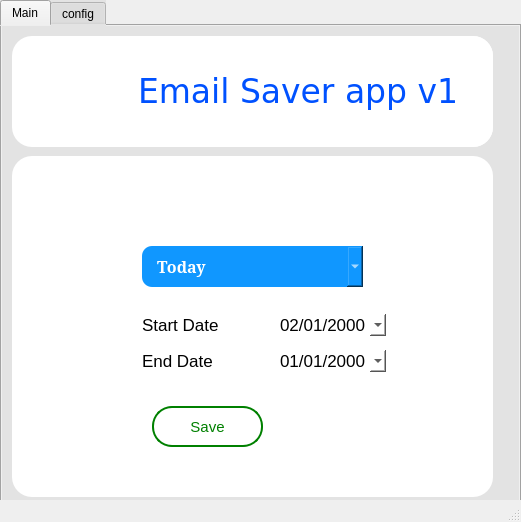
<?xml version="1.0" encoding="UTF-8"?>
<ui version="4.0">
 <class>MainWindow</class>
 <widget class="QMainWindow" name="MainWindow">
  <property name="geometry">
   <rect>
    <x>0</x>
    <y>0</y>
    <width>521</width>
    <height>522</height>
   </rect>
  </property>
  <property name="windowTitle">
   <string>MainWindow</string>
  </property>
  <widget class="QWidget" name="centralwidget">
   <property name="styleSheet">
    <string notr="true">background-color : whitergb(231, 231, 231)</string>
   </property>
   <widget class="QTabWidget" name="tabWidget">
    <property name="geometry">
     <rect>
      <x>0</x>
      <y>0</y>
      <width>521</width>
      <height>511</height>
     </rect>
    </property>
    <property name="styleSheet">
     <string notr="true">background-color :  rgb(227, 227, 227);</string>
    </property>
    <property name="currentIndex">
     <number>0</number>
    </property>
    <widget class="QWidget" name="Main">
     <attribute name="title">
      <string>Main</string>
     </attribute>
     <widget class="QWidget" name="widget" native="true">
      <property name="geometry">
       <rect>
        <x>10</x>
        <y>10</y>
        <width>481</width>
        <height>111</height>
       </rect>
      </property>
      <property name="styleSheet">
       <string notr="true">background-color : white;
border-radius : 20px;
</string>
      </property>
      <layout class="QHBoxLayout" name="horizontalLayout">
       <item>
        <widget class="QLabel" name="label_2">
         <property name="minimumSize">
          <size>
           <width>120</width>
           <height>100</height>
          </size>
         </property>
         <property name="maximumSize">
          <size>
           <width>100</width>
           <height>100</height>
          </size>
         </property>
         <property name="text">
          <string/>
         </property>
         <property name="pixmap">
          <pixmap resource="emailapp.qrc">:/icons/email.png</pixmap>
         </property>
         <property name="scaledContents">
          <bool>true</bool>
         </property>
        </widget>
       </item>
       <item>
        <widget class="QLabel" name="label">
         <property name="font">
          <font>
           <family>Verdana</family>
           <pointsize>25</pointsize>
           <bold>false</bold>
          </font>
         </property>
         <property name="styleSheet">
          <string notr="true">color : rgb(0, 81, 255)</string>
         </property>
         <property name="text">
          <string>Email Saver app v1</string>
         </property>
        </widget>
       </item>
      </layout>
     </widget>
     <widget class="QWidget" name="widget_2" native="true">
      <property name="enabled">
       <bool>true</bool>
      </property>
      <property name="geometry">
       <rect>
        <x>10</x>
        <y>130</y>
        <width>481</width>
        <height>341</height>
       </rect>
      </property>
      <property name="styleSheet">
       <string notr="true">QWidget{
background-color : white;
border-radius : 20px;
}

QComboBox{
border-radius : 10px;
padding-left : 15px;
}

QPushButton{
background-color: white;
border :2px solid green;
color : green;
padding : 10px 5px;
font-size : 15px;
}

QPushButton:checked{
	background-color : rgb(202, 255, 233)
}</string>
      </property>
      <widget class="QComboBox" name="selected_option">
       <property name="geometry">
        <rect>
         <x>130</x>
         <y>90</y>
         <width>221</width>
         <height>41</height>
        </rect>
       </property>
       <property name="styleSheet">
        <string notr="true">font-family : serif;
font-size : 16px;
font-weight : 600;
background-color : rgb(16, 151, 255);
color : white;
border : none;</string>
       </property>
       <item>
        <property name="text">
         <string>Today</string>
        </property>
       </item>
       <item>
        <property name="text">
         <string>Yesterday</string>
        </property>
       </item>
       <item>
        <property name="text">
         <string>Date Range</string>
        </property>
       </item>
      </widget>
      <widget class="QLabel" name="label_3">
       <property name="geometry">
        <rect>
         <x>40</x>
         <y>80</y>
         <width>60</width>
         <height>60</height>
        </rect>
       </property>
       <property name="minimumSize">
        <size>
         <width>60</width>
         <height>60</height>
        </size>
       </property>
       <property name="maximumSize">
        <size>
         <width>60</width>
         <height>60</height>
        </size>
       </property>
       <property name="text">
        <string/>
       </property>
       <property name="pixmap">
        <pixmap resource="emailapp.qrc">:/icons/date.png</pixmap>
       </property>
       <property name="scaledContents">
        <bool>true</bool>
       </property>
      </widget>
      <widget class="QPushButton" name="save_button">
       <property name="geometry">
        <rect>
         <x>140</x>
         <y>250</y>
         <width>111</width>
         <height>41</height>
        </rect>
       </property>
       <property name="styleSheet">
        <string notr="true"/>
       </property>
       <property name="text">
        <string>Save</string>
       </property>
       <property name="icon">
        <iconset>
         <normaloff>../icons/true.png</normaloff>../icons/true.png</iconset>
       </property>
       <property name="iconSize">
        <size>
         <width>25</width>
         <height>25</height>
        </size>
       </property>
       <property name="checkable">
        <bool>true</bool>
       </property>
       <property name="checked">
        <bool>false</bool>
       </property>
       <property name="autoExclusive">
        <bool>true</bool>
       </property>
      </widget>
      <widget class="QWidget" name="date_column" native="true">
       <property name="enabled">
        <bool>true</bool>
       </property>
       <property name="geometry">
        <rect>
         <x>130</x>
         <y>150</y>
         <width>244</width>
         <height>76</height>
        </rect>
       </property>
       <property name="autoFillBackground">
        <bool>false</bool>
       </property>
       <property name="styleSheet">
        <string notr="true">font-size : 17px;</string>
       </property>
       <layout class="QVBoxLayout" name="verticalLayout">
        <item>
         <layout class="QHBoxLayout" name="horizontalLayout_2">
          <item>
           <widget class="QLabel" name="label_4">
            <property name="styleSheet">
             <string notr="true"/>
            </property>
            <property name="text">
             <string>Start Date</string>
            </property>
           </widget>
          </item>
          <item>
           <spacer name="horizontalSpacer_3">
            <property name="orientation">
             <enum>Qt::Orientation::Horizontal</enum>
            </property>
            <property name="sizeHint" stdset="0">
             <size>
              <width>28</width>
              <height>18</height>
             </size>
            </property>
           </spacer>
          </item>
          <item>
           <widget class="QDateEdit" name="dateEdit">
            <property name="displayFormat">
             <string>MM/dd/yyyy</string>
            </property>
            <property name="calendarPopup">
             <bool>true</bool>
            </property>
            <property name="date">
             <date>
              <year>2000</year>
              <month>2</month>
              <day>1</day>
             </date>
            </property>
           </widget>
          </item>
         </layout>
        </item>
        <item>
         <layout class="QHBoxLayout" name="horizontalLayout_3">
          <item>
           <widget class="QLabel" name="label_5">
            <property name="text">
             <string>End Date</string>
            </property>
           </widget>
          </item>
          <item>
           <spacer name="horizontalSpacer_2">
            <property name="orientation">
             <enum>Qt::Orientation::Horizontal</enum>
            </property>
            <property name="sizeHint" stdset="0">
             <size>
              <width>28</width>
              <height>18</height>
             </size>
            </property>
           </spacer>
          </item>
          <item>
           <widget class="QDateEdit" name="dateEdit_2">
            <property name="displayFormat">
             <string>MM/dd/yyyy</string>
            </property>
            <property name="calendarPopup">
             <bool>true</bool>
            </property>
           </widget>
          </item>
         </layout>
        </item>
       </layout>
      </widget>
     </widget>
    </widget>
    <widget class="QWidget" name="config">
     <attribute name="title">
      <string>config</string>
     </attribute>
     <widget class="QWidget" name="widget_3" native="true">
      <property name="geometry">
       <rect>
        <x>10</x>
        <y>10</y>
        <width>491</width>
        <height>451</height>
       </rect>
      </property>
      <widget class="QLabel" name="label_6">
       <property name="geometry">
        <rect>
         <x>20</x>
         <y>140</y>
         <width>51</width>
         <height>41</height>
        </rect>
       </property>
       <property name="text">
        <string/>
       </property>
       <property name="pixmap">
        <pixmap resource="emailapp.qrc">:/icons/path.png</pixmap>
       </property>
       <property name="scaledContents">
        <bool>true</bool>
       </property>
      </widget>
      <widget class="QLineEdit" name="path">
       <property name="geometry">
        <rect>
         <x>90</x>
         <y>150</y>
         <width>371</width>
         <height>31</height>
        </rect>
       </property>
       <property name="styleSheet">
        <string notr="true">font-family : serif;
font-size : 16px;
font-weight : 600;
background-color : rgb(16, 151, 255);
color : white;
border : none;</string>
       </property>
      </widget>
      <widget class="QWidget" name="widget_4" native="true">
       <property name="geometry">
        <rect>
         <x>0</x>
         <y>0</y>
         <width>481</width>
         <height>111</height>
        </rect>
       </property>
       <property name="styleSheet">
        <string notr="true">background-color : white;
border-radius : 20px;
</string>
       </property>
       <layout class="QHBoxLayout" name="horizontalLayout_4">
        <item>
         <widget class="QLabel" name="label_7">
          <property name="minimumSize">
           <size>
            <width>120</width>
            <height>100</height>
           </size>
          </property>
          <property name="maximumSize">
           <size>
            <width>100</width>
            <height>100</height>
           </size>
          </property>
          <property name="text">
           <string/>
          </property>
          <property name="pixmap">
           <pixmap resource="emailapp.qrc">:/icons/email.png</pixmap>
          </property>
          <property name="scaledContents">
           <bool>true</bool>
          </property>
         </widget>
        </item>
        <item>
         <widget class="QLabel" name="label_8">
          <property name="font">
           <font>
            <family>Verdana</family>
            <pointsize>25</pointsize>
            <bold>false</bold>
           </font>
          </property>
          <property name="styleSheet">
           <string notr="true">color : rgb(0, 81, 255)</string>
          </property>
          <property name="text">
           <string>Email Saver app v1</string>
          </property>
         </widget>
        </item>
       </layout>
      </widget>
      <widget class="QLabel" name="label_9">
       <property name="geometry">
        <rect>
         <x>30</x>
         <y>190</y>
         <width>41</width>
         <height>41</height>
        </rect>
       </property>
       <property name="text">
        <string/>
       </property>
       <property name="pixmap">
        <pixmap resource="emailapp.qrc">:/icons/searching.png</pixmap>
       </property>
       <property name="scaledContents">
        <bool>true</bool>
       </property>
      </widget>
      <widget class="QLineEdit" name="url">
       <property name="geometry">
        <rect>
         <x>90</x>
         <y>200</y>
         <width>371</width>
         <height>31</height>
        </rect>
       </property>
       <property name="styleSheet">
        <string notr="true">font-family : serif;
font-size : 16px;
font-weight : 600;
background-color : rgb(16, 151, 255);
color : white;
border : none;</string>
       </property>
      </widget>
     </widget>
    </widget>
   </widget>
  </widget>
  <widget class="QStatusBar" name="statusbar"/>
 </widget>
 <resources>
  <include location="emailapp.qrc"/>
  <include location="emailapp.qrc"/>
 </resources>
 <connections/>
</ui>
